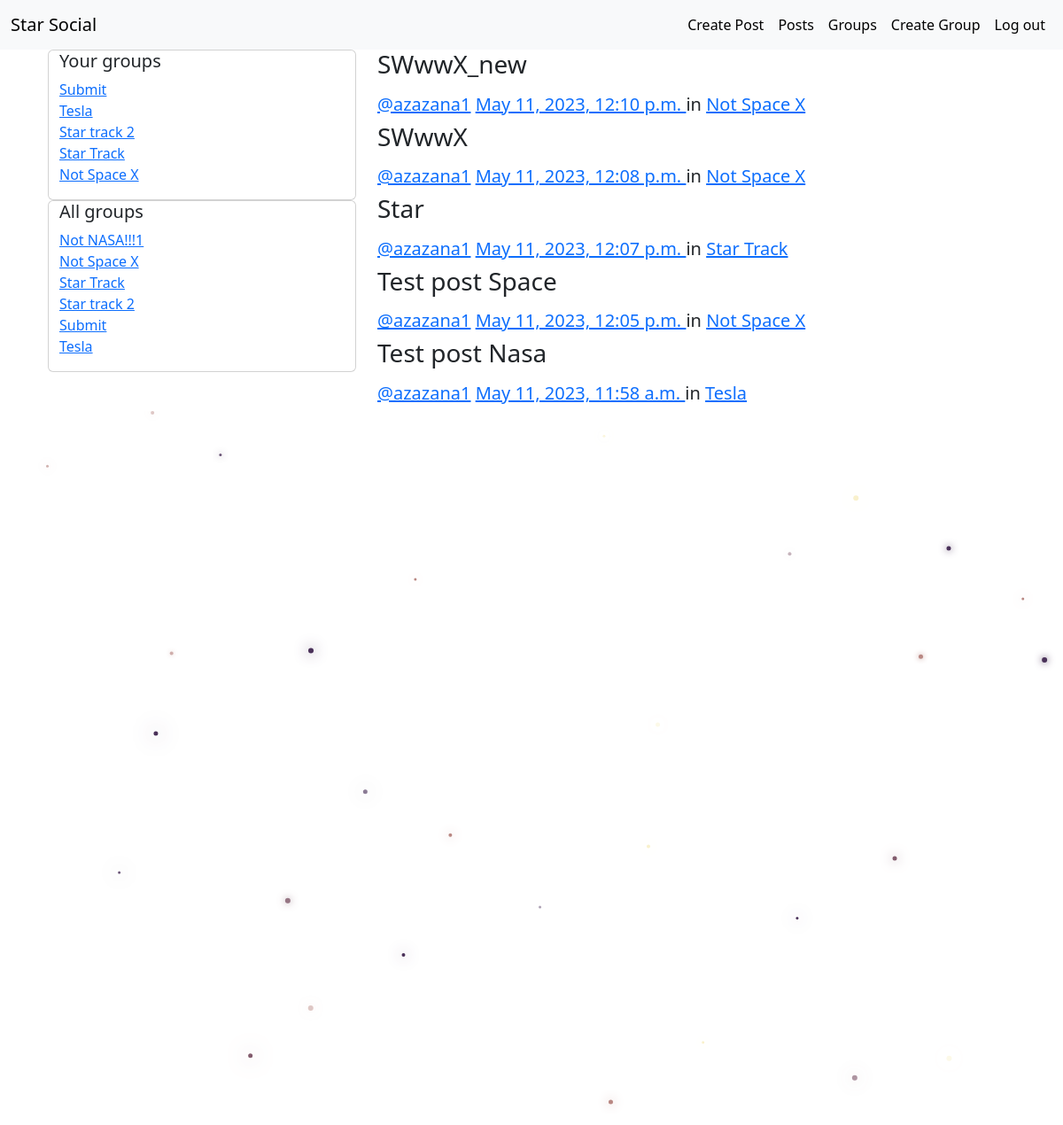
The page /posts/ (signed in) on the database its author committed.
### groups/models.py (models this page shows, shortened)
class GroupMember(models.Model):
    group = models.ForeignKey(Group, related_name='membership',on_delete=models.CASCADE)
    user = models.ForeignKey(User, related_name='user_groups',on_delete=models.CASCADE)
    class Meta:
        unique_together = ('group', 'user')

class Group(models.Model):
    name = models.CharField(max_length=255, unique=True)
    slug = models.SlugField(allow_unicode=True, unique=True)
    description = models.TextField(blank=True, default='')
    description_html = models.TextField(editable=False, default='', blank=True)
    members = models.ManyToManyField(User, through='GroupMember')
    def __str__(self):
        return self.name
    class Meta:
        ordering = ['name']

### posts/models.py (models this page shows, shortened)
class Post(models.Model):
    user = models.ForeignKey(User,related_name='posts',on_delete=models.CASCADE)
    created_at = models.DateTimeField(auto_now=True)
    message=models.TextField()
    message_html=models.TextField(editable=False)
    group = models.ForeignKey(Group, related_name='posts', null=True,blank=True,on_delete=models.CASCADE)
    class Meta:
        ordering=['-created_at']
        unique_together=['user','message']

### posts/views.py (the view)
# urls.py: path('', views.PostList.as_view(), name='all'),
class PostList(SelectRelatedMixin, generic.ListView):
    model = models.Post
    select_related = ('user', 'group')
    def get_context_data(self, *, object_list=None, **kwargs):
        context = super(PostList, self).get_context_data(**kwargs)
        context['get_other_groups'] = models.Group.objects.exclude(members__in=[self.request.user])
        context['get_user_groups']=models.GroupMember.objects.filter(user__in=[self.request.user])
        return context

### posts/templatetags/poll_extras.py (called while the page is built)
@register.simple_tag()
def get_all_group():
    return Group.objects.all()

@register.simple_tag(takes_context=True)
def get_your_group(context):
    return GroupMember.objects.filter(user=context['user'])

### posts/templates/posts/post_list.html
{%extends "posts/post_base.html"%}
{%load poll_extras%}
{%block prepost%}
<div class="col-md-4">
    {%if request.user.is_authenticated%}
    <div class="card card-with-shadow">
        <div class="container">
            <h5 class="title">Your groups</h5>
            <ul class="list-unstyled">
            {%get_your_group as your_group%}
            {% for member in your_group %}
                <li class="group li-with-bullet">
                    <a href="{%url 'groups:single' slug=member.group.slug%}">{{member.group}}</a>
                </li>
            {%endfor%}
            </ul>
        </div>
    </div>
    {%endif%}
    <div class="card card-with-shadow">
        <div class="container">
            <h5 class="title">All groups</h5>
            <ul class="list-unstyled">
               {%get_all_group as all_group%}
               {% for group in all_group %}
                <li class="group li-with-bullet">
                    <a href="{%url 'groups:single' slug=group.slug%}">{{group}}</a>
                </li>
                {%endfor%}
            </ul>
        </div>
    </div>
</div>
{%endblock%}
{%block post_content%}
<div class="col-md-8">
    {% for post in post_list %}
       {%include 'posts/_post.html'%}
    {%endfor%}
</div>
{%endblock%}

### posts/templates/posts/_post.html (shortened to what this page needs)
<div class="post media">
    <h3>{{post.message_html|safe}}</h3>
    <div class="media-body">
        <h5 class="media-heading">
        <span class="username">
            <a href="{%url 'posts:for_user' username=post.user.username%}">@{{post.user.username}}</a>
        </span>
        <time class="time">
            <a href="{%url 'posts:single' username=post.user.username pk=post.pk%}">
                {{post.created_at}}
            </a>
        </time>
            in
            <a href="{%url 'groups:single' slug=post.group.slug%}">{{post.group}}</a>
        </h5>
    </div>
</div>

### rows shown on the page
GroupMember: group "Submit"
GroupMember: group "Tesla"
GroupMember: group "Star track 2"
GroupMember: group "Star Track"
GroupMember: group "Not Space X"
Group: name "Not NASA!!!1"
Group: name "Not Space X"
Group: name "Star Track"
Group: name "Star track 2"
Group: name "Submit"
Group: name "Tesla"
Post: message_html "SWwwX_new", user.username "azazana1", created_at "May 11, 2023, 12:10 p.m.", group "Not Space X"
Post: message_html "SWwwX", user.username "azazana1", created_at "May 11, 2023, 12:08 p.m.", group "Not Space X"
Post: message_html "Star", user.username "azazana1", created_at "May 11, 2023, 12:07 p.m.", group "Star Track"
Post: message_html "Test post Space", user.username "azazana1", created_at "May 11, 2023, 12:05 p.m.", group "Not Space X"
Post: message_html "Test post Nasa", user.username "azazana1", created_at "May 11, 2023, 11:58 a.m.", group "Tesla"
